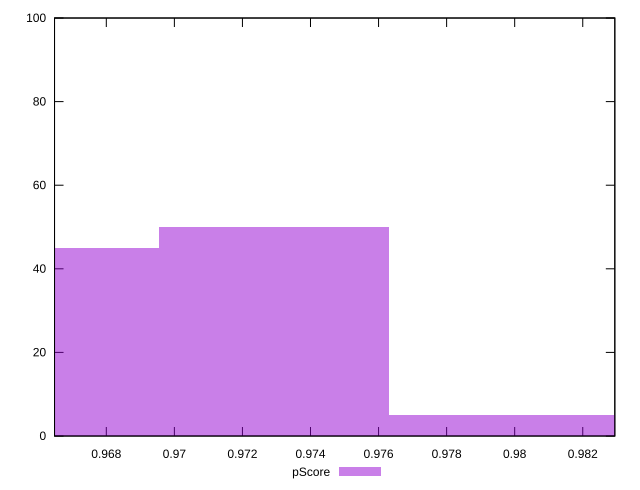

Recreate this plot in gnuplot.
reset

$pScore <<EOF
0.9729193364376665 50
0.9661629521568493 45
0.9796757207184835 5
EOF

set key outside below
set boxwidth 0.006756384280817128
set xrange [0.9664787269267197:0.9829424472323747]
set yrange [0:100]
set trange [0:100]
set style fill transparent solid 0.5 noborder
set terminal svg size 640, 490 enhanced background rgb 'white'
set output "report_00008_2021-01-22T20:58:29.167/speed-index/samples/pages+cached+noexternal+noimg/pScore/histogram.svg"

plot $pScore title "pScore" with boxes

reset
